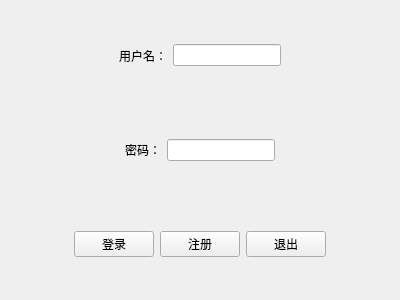
<?xml version="1.0" encoding="UTF-8"?>
<ui version="4.0">
 <class>YongHu</class>
 <widget class="QWidget" name="YongHu">
  <property name="geometry">
   <rect>
    <x>0</x>
    <y>0</y>
    <width>400</width>
    <height>300</height>
   </rect>
  </property>
  <property name="windowTitle">
   <string>Form</string>
  </property>
  <layout class="QGridLayout" name="gridLayout">
   <item row="0" column="0">
    <widget class="QWidget" name="widget" native="true">
     <layout class="QHBoxLayout" name="horizontalLayout">
      <item>
       <spacer name="horizontalSpacer">
        <property name="orientation">
         <enum>Qt::Horizontal</enum>
        </property>
        <property name="sizeHint" stdset="0">
         <size>
          <width>40</width>
          <height>20</height>
         </size>
        </property>
       </spacer>
      </item>
      <item>
       <widget class="QLabel" name="label">
        <property name="text">
         <string>用户名：</string>
        </property>
       </widget>
      </item>
      <item>
       <widget class="QLineEdit" name="lineEdit"/>
      </item>
      <item>
       <spacer name="horizontalSpacer_2">
        <property name="orientation">
         <enum>Qt::Horizontal</enum>
        </property>
        <property name="sizeHint" stdset="0">
         <size>
          <width>40</width>
          <height>20</height>
         </size>
        </property>
       </spacer>
      </item>
     </layout>
    </widget>
   </item>
   <item row="1" column="0">
    <widget class="QWidget" name="widget_2" native="true">
     <layout class="QHBoxLayout" name="horizontalLayout_2">
      <item>
       <spacer name="horizontalSpacer_3">
        <property name="orientation">
         <enum>Qt::Horizontal</enum>
        </property>
        <property name="sizeHint" stdset="0">
         <size>
          <width>40</width>
          <height>20</height>
         </size>
        </property>
       </spacer>
      </item>
      <item>
       <widget class="QLabel" name="label_2">
        <property name="text">
         <string>密码：</string>
        </property>
       </widget>
      </item>
      <item>
       <widget class="QLineEdit" name="lineEdit_2"/>
      </item>
      <item>
       <spacer name="horizontalSpacer_4">
        <property name="orientation">
         <enum>Qt::Horizontal</enum>
        </property>
        <property name="sizeHint" stdset="0">
         <size>
          <width>40</width>
          <height>20</height>
         </size>
        </property>
       </spacer>
      </item>
     </layout>
    </widget>
   </item>
   <item row="2" column="0">
    <widget class="QWidget" name="widget_3" native="true">
     <layout class="QHBoxLayout" name="horizontalLayout_3">
      <item>
       <spacer name="horizontalSpacer_5">
        <property name="orientation">
         <enum>Qt::Horizontal</enum>
        </property>
        <property name="sizeHint" stdset="0">
         <size>
          <width>40</width>
          <height>20</height>
         </size>
        </property>
       </spacer>
      </item>
      <item>
       <widget class="QPushButton" name="pushButton">
        <property name="text">
         <string>登录</string>
        </property>
       </widget>
      </item>
      <item>
       <widget class="QPushButton" name="pushButton_2">
        <property name="text">
         <string>注册</string>
        </property>
       </widget>
      </item>
      <item>
       <widget class="QPushButton" name="pushButton_3">
        <property name="text">
         <string>退出</string>
        </property>
       </widget>
      </item>
      <item>
       <spacer name="horizontalSpacer_6">
        <property name="orientation">
         <enum>Qt::Horizontal</enum>
        </property>
        <property name="sizeHint" stdset="0">
         <size>
          <width>40</width>
          <height>20</height>
         </size>
        </property>
       </spacer>
      </item>
     </layout>
    </widget>
   </item>
  </layout>
 </widget>
 <resources/>
 <connections/>
</ui>
